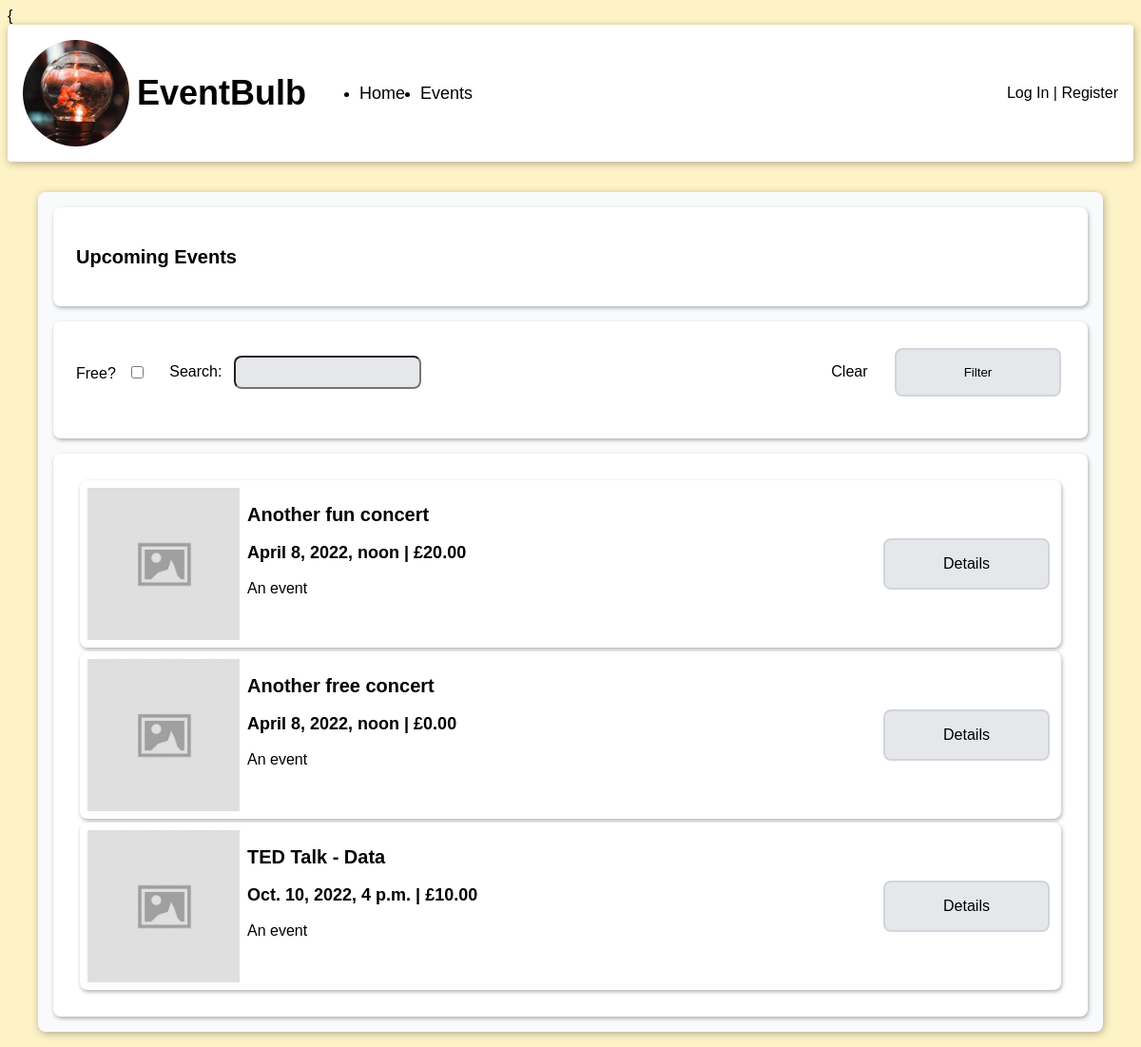
Screenshot of /events/ with the database file from the repository.
### events/models.py (models this page shows)
class Event(models.Model):
    title = models.CharField(max_length=255)
    datetime = models.DateTimeField(auto_now=False, auto_now_add=False)
    description = models.TextField()
    cost = models.DecimalField(max_digits=6, decimal_places=2)

### events/views.py (the view)
# urls.py: path('', views.list, name="events_list"),
def list(request):
    today = datetime.today()
    filter_map = {
        'title': 'title__icontains',
        'is_free': 'cost__exact',
    }
    filters = {}
    for key, value in request.GET.items():
        filter_key = filter_map[key]
        if value:
            filters[filter_key] = value
    events = Event.objects.filter(datetime__gte=today).filter(**filters).order_by('datetime')
    return render(request, 'events/list.html', {'events': events})

### templates/events/list.html
{{% extends 'base.html' %}
{% load static %}
{% block content %}
  <main>
    <section id="event-list" class="card-background">
      <section class="card">
        <h2>Upcoming Events</h2>
      </section>
      <section class="card">
        {% include 'partials/_filter_form.html' %}
      </section>
      {% include 'partials/_events_list.html' with events=events %}
    </section>
  </main>
{% endblock %}

### templates/partials/_events_list.html (shortened to what this page needs)
{% load event_filters %}
{% load static %}
<ul class="card">
    {% for event in events %}
    <li class="card event">
    <img class="event-image" src="{% static 'images/image_placeholder.jpg' %}" alt="">
    <div class="event-info">
      <h2>{{event.title}}</h2>
      <h3>{{event.datetime}} | £{{event.cost}}</h3>
      <p>{{event.description}}</p>
    </div>
    <div class="event-controls">
      <a href="{% url 'events_details' event.id %}" class="button gray">Details</a>
    </div>
    </li>
  {% endfor %}
</ul>

### static/css/style.css (style rules this page uses)
:root { --shadow: 1px 2px 8px rgba(0,0,0,0.3); --shadow-small: 1px 2px 4px rgba(0,0,0,0.3); --yellow : #FEF3C7; --yellow-accent: #FDE68A; --gray: #E5E7EB; --gray-accent: #D1D5DB; --gray-light: #F9FAFB; --red: #FECACA; --red-accent: #FCA5A5; }
body { background-color: var(--yellow); display: flex; flex-direction: column; height: 100vh; font-family: 'Montserrat', Helvetica, Arial, sans-serif; }
a { color: inherit; text-decoration: inherit; }
h2 { font-size: 1.25rem; }
h3 { font-size: 1.125rem; }
main { margin: 1rem; padding: 1rem; display: grid; gap: 1rem; flex-grow: 1; flex-shrink: 1; }
.card-background { background-color: var(--gray-light); padding: 0.5rem; box-shadow: var(--shadow); border-radius: 0.5rem; display: flex; flex-direction: column; }
.card { margin: 0.5rem; padding: 1.5rem; background-color: white; border-radius: 0.5rem; box-shadow: var(--shadow-small) }
.button { padding: 1rem; border-radius: 0.5rem; min-width: 175px; margin: 0.25rem; box-sizing: border-box; transition: background-color 150ms; text-align: center; cursor: pointer; }
.button.gray { background-color: var(--gray); border: 2px solid var(--gray-accent); }
.card.event { margin: 0.25rem; padding: 0.5rem; background-color: white; border-radius: 0.5rem; box-shadow: var(--shadow-small); display: flex; align-items: start; }
.event-image { background-color: var(--gray); object-fit: cover; width: 10rem; height: 10rem; margin-right: 0.5rem; }
.event > .event-info { flex-grow: 1; }
.event > .event-controls { flex-shrink: 1; align-self: center; justify-self: center; display: flex; flex-direction: column; }

### rows the page displays
Event: title "Another fun concert", datetime "April 8, 2022, noon", cost "20.00", description "An event"
Event: title "Another free concert", datetime "April 8, 2022, noon", cost "0.00", description "An event"
Event: title "TED Talk - Data", datetime "Oct. 10, 2022, 4 p.m.", cost "10.00", description "An event"
